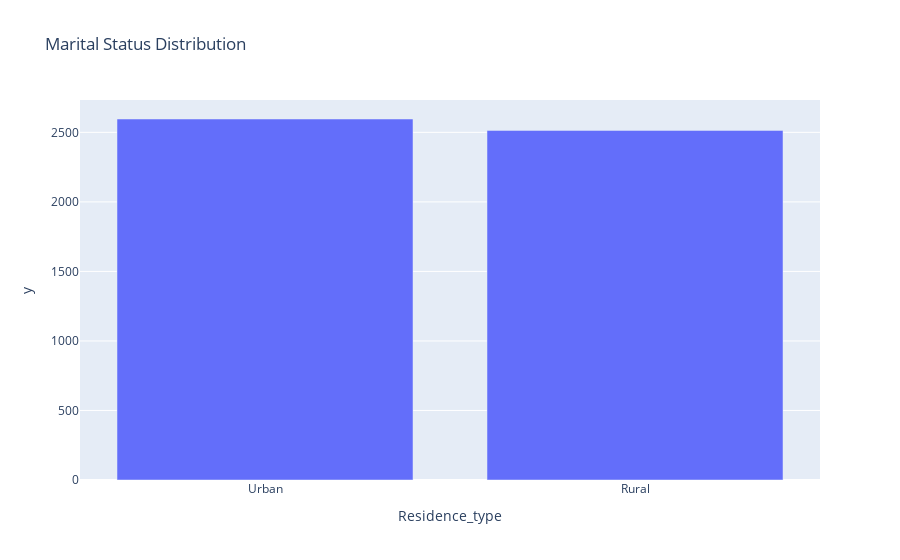

Notebook source saved alongside this figure:
### Code cell
# distribution of the martial status column
married_count = stroke['Residence_type'].value_counts()
fig_married = px.bar(married_count, 
                     x=married_count.index, 
                     y=married_count.values, 
                     title='Marital Status Distribution')
fig_married.show()

### Figure 1 — Plotly figure (JSON) as saved in the notebook; plotly's stock layout.template omitted (floating-point values rounded to 4 significant figures)
{"data": [{"alignmentgroup": "True", "hovertemplate": "Residence_type=%{x}<br>y=%{y}<extra></extra>", "legendgroup": "", "marker": {"color": "#636efa", "pattern": {"shape": ""}}, "name": "", "offsetgroup": "", "orientation": "v", "showlegend": false, "textposition": "auto", "type": "bar", "x": ["Urban", "Rural"], "xaxis": "x", "y": [2596, 2514], "yaxis": "y"}], "layout": {"barmode": "relative", "legend": {"tracegroupgap": 0}, "title": {"text": "Marital Status Distribution"}, "xaxis": {"anchor": "y", "domain": [0, 1], "title": {"text": "Residence_type"}}, "yaxis": {"anchor": "x", "domain": [0, 1], "title": {"text": "y"}}}}
